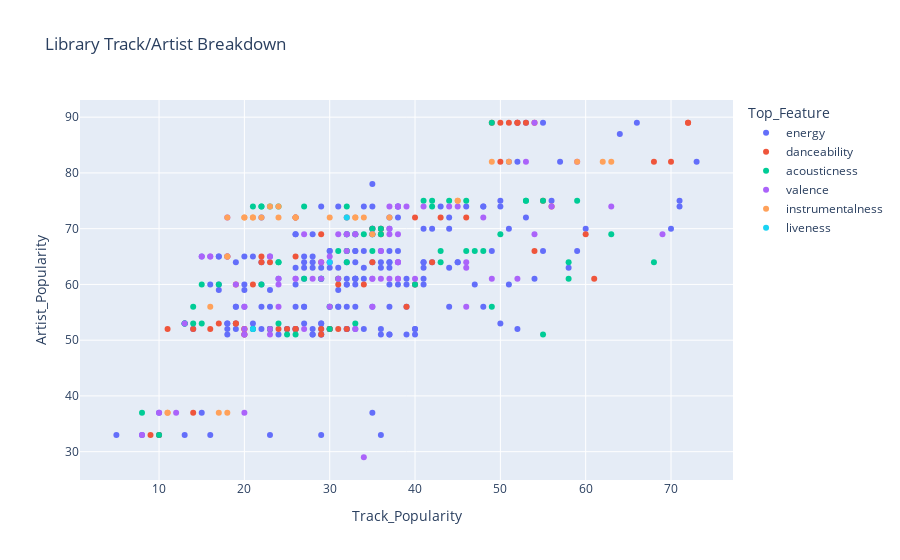

The notebook cell saved with this chart:
### Markdown cell above
# Visualization of Your Library!

### Code cell
pd.options.plotting.backend = "plotly"
fig = tracks_pd.plot.scatter(x='Track_Popularity', y='Artist_Popularity', color='Top_Feature', hover_name="Song", hover_data=["Artist"], title="Library Track/Artist Breakdown")
fig.show()

### Figure 1 — Plotly figure (JSON) as saved in the notebook; plotly's stock layout.template omitted (floating-point values rounded to 4 significant figures; data arrays with more than 128 entries replaced by an {"elided": "..."} marker saying what was removed)
{"data": [{"customdata": {"elided": "202x1 str values"}, "hovertemplate": "<b>%{hovertext}</b><br><br>Top_Feature=energy<br>Track_Popularity=%{x}<br>Artist_Popularity=%{y}<br>Artist=%{customdata[0]}<extra></extra>", "hovertext": {"elided": "202 str values"}, "legendgroup": "energy", "marker": {"color": "#636efa", "symbol": "circle"}, "mode": "markers", "name": "energy", "orientation": "v", "showlegend": true, "type": "scatter", "x": {"elided": "202 int values"}, "xaxis": "x", "y": {"elided": "202 int values"}, "yaxis": "y"}, {"customdata": [["Frank Turner"], ["Frank Turner"], ["Kid Cudi"], ["Kid Cudi"], ["Kid Cudi"], ["Kid Cudi"], ["Kid Cudi"], ["Kid Cudi"], ["Kid Cudi"], ["Kid Cudi"], ["Kid Cudi"], ["Chiddy Bang"], ["The Decemberists"], ["The Decemberists"], ["The Decemberists"], ["Band of Horses"], ["Band of Horses"], ["Band of Horses"], ["Band of Horses"], ["Spoon"], ["Spoon"], ["Bright Eyes"], ["Vince Guaraldi Trio"], ["Vince Guaraldi Trio"], ["Ben Folds Five"], ["Ben Folds Five"], ["alt-J"], ["Daft Punk"], ["Daft Punk"], ["Daft Punk"], ["The Clash"], ["Faded Paper Figures"], ["The Jayhawks"], ["The Jayhawks"], ["The Jayhawks"], ["Rhett Miller"], ["Rhett Miller"], ["Damien Rice"], ["LCD Soundsystem"], ["LCD Soundsystem"], ["Guster"], ["Guster"], ["Guster"], ["Guster"], ["Guster"], ["Guster"], ["Guster"], ["Guster"], ["Guster"], ["Guster"], ["Guster"], ["Guster"], ["Guster"], ["Guster"], ["Guster"], ["Young the Giant"], ["Young the Giant"], ["Moby"], ["Moby"], ["Moby"], ["Moby"], ["Crowded House"]], "hovertemplate": "<b>%{hovertext}</b><br><br>Top_Feature=danceability<br>Track_Popularity=%{x}<br>Artist_Popularity=%{y}<br>Artist=%{customdata[0]}<extra></extra>", "hovertext": ["Good & Gone", "Tell Tale Signs", "Solo Dolo (Nightmare)", "Heart Of A Lion (Kid Cudi Theme Music)", "Hyyerr", "In My Dreams (Cudder Anthem)", "Simple As...", "Day 'N' Nite (nightmare)", "Cudi Zone", "Make Her Say", "Pursuit Of Happiness (Nightmare)", "Talking to Myself", "Rise To Me", "June Hymn", "Dear Avery", "Slow Cruel Hands Of Time", "Shut-In Tourist", "Dumpster World", "Heartbreak On The 101", "Inside Out", "Knock Knock Knock", "Poison Oak", "Oh, Good Grief - Vocal - Album Version", "Charlie Brown Theme", "Evaporated", "Mitchell Lane - Single B-Side - 1997", "Tessellate", "Harder, Better, Faster, Stronger", "Something About Us", "Too Long", "The Guns of Brixton - Remastered", "B Film", "Will I See You In Heaven", "One Man's Problem", "Madman", "Your Nervous Heart", "Terrible Vision", "The Blower's Daughter", "Oh You (Christmas Blues)", "You Wanted a Hit", "Perfect", "Grin", "Getting Even", "Melanie", "Either Way", "I Spy", "Center Of Attention", "Happier", "So Long", "Two Points For Honesty", "Backyard", "Ramona", "Long Way Down", "Silence", "Diane", "Every Little Thing", "Strings", "Natural Blues", "Run On", "The Sky Is Broken", "Honey", "Fall At Your Feet"], "legendgroup": "danceability", "marker": {"color": "#EF553B", "symbol": "circle"}, "mode": "markers", "name": "danceability", "orientation": "v", "showlegend": true, "type": "scatter", "x": [19, 21, 53, 51, 50, 49, 52, 72, 54, 52, 72, 39, 34, 40, 31, 35, 22, 23, 29, 61, 31, 42, 29, 36, 29, 20, 55, 70, 68, 50, 56, 14, 19, 19, 17, 9, 10, 54, 22, 26, 16, 20, 14, 11, 30, 26, 29, 32, 25, 31, 24, 30, 23, 20, 26, 36, 35, 46, 40, 26, 43, 60], "xaxis": "x", "y": [60, 60, 89, 89, 89, 89, 89, 89, 89, 89, 89, 56, 60, 60, 60, 64, 64, 64, 64, 61, 61, 64, 69, 69, 51, 51, 75, 82, 82, 82, 74, 37, 53, 53, 53, 33, 33, 66, 65, 65, 52, 52, 52, 52, 52, 52, 52, 52, 52, 52, 52, 52, 52, 52, 52, 70, 70, 72, 72, 72, 72, 69], "yaxis": "y"}, {"customdata": [["Frank Turner"], ["Frank Turner"], ["Frank Turner"], ["Bombay Bicycle Club"], ["Kid Cudi"], ["Chiddy Bang"], ["The Decemberists"], ["Band of Horses"], ["Band of Horses"], ["Band of Horses"], ["Bright Eyes"], ["Bright Eyes"], ["Bright Eyes"], ["Vince Guaraldi Trio"], ["Vince Guaraldi Trio"], ["Vince Guaraldi Trio"], ["Vince Guaraldi Trio"], ["Vince Guaraldi Trio"], ["Vince Guaraldi Trio"], ["Vince Guaraldi Trio"], ["Ben Folds"], ["Ben Folds"], ["Ben Folds Five"], ["Ben Folds Five"], ["Ben Folds Five"], ["Elvis Costello"], ["Jack White"], ["Jack White"], ["Jack White"], ["The National"], ["The National"], ["The National"], ["The National"], ["The National"], ["The National"], ["The National"], ["The National"], ["alt-J"], ["alt-J"], ["alt-J"], ["alt-J"], ["alt-J"], ["alt-J"], ["alt-J"], ["alt-J"], ["Faded Paper Figures"], ["The Jayhawks"], ["The Jayhawks"], ["The Jayhawks"], ["The Jayhawks"], ["The Jayhawks"], ["The Jayhawks"], ["Rhett Miller"], ["Damien Rice"], ["Damien Rice"], ["Damien Rice"], ["Damien Rice"], ["Damien Rice"], ["Damien Rice"], ["Damien Rice"], ["Guster"], ["Guster"], ["Guster"], ["Young the Giant"], ["Young the Giant"], ["Crowded House"], ["Crowded House"], ["Crowded House"]], "hovertemplate": "<b>%{hovertext}</b><br><br>Top_Feature=acousticness<br>Track_Popularity=%{x}<br>Artist_Popularity=%{y}<br>Artist=%{customdata[0]}<extra></extra>", "hovertext": ["Anymore", "Broken Piano", "Wherefore Art Thou Gene Simmons?", "Still", "My World", "Interlude", "January Hymn", "Evening Kitchen", "Everything's Gonna Be Undone", "Long Vows", "Lua", "First Day Of My Life", "Land Locked Blues", "Heartburn Waltz", "Schroeder", "Great Pumpkin Waltz", "Thanksgiving Theme", "Christmas Time Is Here - Vocal - Album Version", "Charlie's Blues", "Christmas Time Is Here - Instrumental", "Fred Jones, Pt. 2", "The Luckiest", "Brick", "Cigarette", "Missing the War - Live at Sony Music Studios, New York, NY - June 1997", "Alison", "Temporary Ground", "Entitlement", "Want and Able", "Fireproof", "Heavenfaced", "This Is The Last Time", "Slipped", "I Need My Girl", "Humiliation", "Pink Rabbits", "Hard To Find", "Interlude 1", "Something Good", "Matilda", "Ms", "Interlude 3", "Bloodflood", "Taro", "Hand-Made", "Red State", "Tampa To Tulsa", "All The Right Reasons - Acoustic Version", "Tampa To Tulsa - Acoustic Version", "All The Right Reasons", "Stumbling Through The Dark - Reprise", "Waiting For The Sun - Live Acoustic (2002/Minneapolis)", "World Inside the World", "Delicate", "Cannonball", "Older Chests", "Amie", "Cheers Darlin'", "Cold Water", "Volcano", "Rocketship", "Empire State", "Lightning Rod", "Islands", "Typhoon", "Four Seasons In One Day", "All I Ask", "She Goes On"], "legendgroup": "acousticness", "marker": {"color": "#00cc96", "symbol": "circle"}, "mode": "markers", "name": "acousticness", "orientation": "v", "showlegend": true, "type": "scatter", "x": [22, 17, 15, 31, 49, 14, 40, 32, 24, 24, 58, 68, 43, 34, 35, 35, 32, 63, 32, 33, 30, 49, 55, 25, 26, 58, 31, 29, 27, 24, 22, 32, 21, 42, 22, 27, 23, 44, 53, 53, 59, 41, 46, 55, 42, 8, 24, 14, 13, 33, 15, 13, 10, 48, 47, 46, 32, 35, 32, 43, 21, 23, 30, 36, 35, 50, 33, 36], "xaxis": "x", "y": [60, 60, 60, 66, 89, 56, 60, 64, 64, 64, 64, 64, 64, 69, 69, 69, 69, 69, 69, 69, 56, 56, 51, 51, 51, 61, 61, 61, 61, 74, 74, 74, 74, 74, 74, 74, 74, 75, 75, 75, 75, 75, 75, 75, 75, 37, 53, 53, 53, 53, 53, 53, 33, 66, 66, 66, 66, 66, 66, 66, 52, 52, 52, 70, 70, 69, 69, 69], "yaxis": "y"}, {"customdata": [["Frank Turner"], ["Frank Turner"], ["ZOX"], ["Kid Cudi"], ["Chiddy Bang"], ["Chiddy Bang"], ["Chiddy Bang"], ["Band of Horses"], ["Band of Horses"], ["Band of Horses"], ["Spoon"], ["Spoon"], ["Spoon"], ["Bright Eyes"], ["Bright Eyes"], ["Ben Folds"], ["Vince Guaraldi Trio"], ["Vince Guaraldi Trio"], ["Vince Guaraldi Trio"], ["Vince Guaraldi Trio"], ["Ben Folds"], ["Ben Folds Five"], ["Ben Folds Five"], ["Elvis Costello"], ["Elvis Costello"], ["Elvis Costello"], ["Elvis Costello"], ["Elvis Costello"], ["Elvis Costello"], ["Elvis Costello"], ["Elvis Costello"], ["Elvis Costello"], ["Elvis Costello"], ["Jack White"], ["Jack White"], ["Daft Punk"], ["Daft Punk"], ["The Clash"], ["The Clash"], ["The Clash"], ["The Clash"], ["The Clash"], ["The Clash"], ["The Clash"], ["The Clash"], ["The Clash"], ["Faded Paper Figures"], ["Faded Paper Figures"], ["Faded Paper Figures"], ["The Jayhawks"], ["Rhett Miller"], ["Damien Rice"], ["Damien Rice"], ["LCD Soundsystem"], ["LCD Soundsystem"], ["LCD Soundsystem"], ["LCD Soundsystem"], ["LCD Soundsystem"], ["LCD Soundsystem"], ["LCD Soundsystem"], ["Guster"], ["Guster"], ["Guster"], ["Guster"], ["The Fratellis"], ["Young the Giant"], ["Moby"], ["Moby"], ["Crowded House"], ["Crowded House"], ["Crowded House"], ["Crowded House"], ["Crowded House"], ["Crowded House"], ["Crowded House"]], "hovertemplate": "<b>%{hovertext}</b><br><br>Top_Feature=valence<br>Track_Popularity=%{x}<br>Artist_Popularity=%{y}<br>Artist=%{customdata[0]}<extra></extra>", "hovertext": ["We Shall Not Overcome", "Tattoos", "Little More Time", "Enter Galactic (Love Connection Part I)", "Breakfast", "Happening", "Baby Roulette", "Dilly", "How To Live", "A Little Biblical", "Rent I Pay", "Do You", "I Just Don't Understand", "At The Bottom Of Everything", "Another Travelin' Song", "You Don't Know Me (feat. Regina Spektor)", "Surfin' Snoopy", "Track Meet", "Camptown Races", "Linus And Lucy", "Annie Waits", "For All the Pretty People - Single B-Side - 1997", "She Don't Use Jelly - Lounge-A-Palooza Version", "Welcome To The Working Week", "Miracle Man", "No Dancing", "Blame It On Cain", "Sneaky Feelings", "(The Angels Wanna Wear My) Red Shoes", "Less Than Zero", "Pay It Back - \\", "Waiting For The End Of The World", "Watching The Detectives - Single Version", "Three Women", "That Black Bat Licorice", "Crescendolls", "Face to Face", "Jimmy Jazz - Remastered", "The Right Profile - Remastered", "Lost in the Supermarket - Remastered", "Clampdown - Remastered", "Wrong 'Em Boyo - Remastered", "Koka Kola - Remastered", "Lover's Rock - Remastered", "Revolution Rock - Remastered", "Train in Vain (Stand by Me) - Remastered", "Future Self", "I Fell Off My Name", "The Persuaded", "Fools On Parade - Bonus Disc Version", "Hover", "I Remember", "Eskimo", "Dance Yrself Clean", "All I Want", "Us V Them - London Session", "Daft Punk Is Playing at My House - London Session", "Pow Pow - London Session", "I Can Change - London Session", "Yr City Is a Sucker - London Session", "All The Way Up To Heaven", "Careful", "Jesus On The Radio", "Two At A Time", "Whistle For The Choir", "Guns Out", "Flower (B-Sides)", "Running (B-Sides)", "It's Only Natural", "Weather With You", "Whispers And Moans", "There Goes God", "As Sure As I Am", "Italian Plastic", "Chocolate Cake"], "legendgroup": "valence", "marker": {"color": "#ab63fa", "symbol": "circle"}, "mode": "markers", "name": "valence", "orientation": "v", "showlegend": true, "type": "scatter", "x": [19, 24, 34, 54, 24, 30, 20, 38, 30, 29, 38, 49, 29, 46, 38, 46, 37, 32, 31, 32, 35, 20, 23, 38, 31, 26, 28, 26, 35, 35, 24, 37, 52, 36, 40, 53, 59, 44, 38, 56, 45, 39, 38, 37, 41, 63, 10, 12, 20, 13, 8, 32, 36, 30, 23, 18, 18, 15, 16, 16, 23, 33, 27, 20, 46, 37, 48, 18, 54, 69, 35, 33, 27, 33, 38], "xaxis": "x", "y": [60, 60, 29, 89, 56, 56, 56, 64, 64, 64, 61, 61, 61, 64, 64, 56, 69, 69, 69, 69, 56, 51, 51, 61, 61, 61, 61, 61, 61, 61, 61, 61, 61, 61, 61, 82, 82, 74, 74, 74, 74, 74, 74, 74, 74, 74, 37, 37, 37, 53, 33, 66, 66, 65, 65, 65, 65, 65, 65, 65, 52, 52, 52, 52, 63, 70, 72, 72, 69, 69, 69, 69, 69, 69, 69], "yaxis": "y"}, {"customdata": [["Chiddy Bang"], ["Vince Guaraldi Trio"], ["The National"], ["The National"], ["alt-J"], ["alt-J"], ["Daft Punk"], ["Daft Punk"], ["Daft Punk"], ["Daft Punk"], ["Daft Punk"], ["Faded Paper Figures"], ["Faded Paper Figures"], ["Faded Paper Figures"], ["Faded Paper Figures"], ["LCD Soundsystem"], ["LCD Soundsystem"], ["Moby"], ["Moby"], ["Moby"], ["Moby"], ["Moby"], ["Moby"], ["Moby"], ["Moby"], ["Moby"], ["Moby"], ["Moby"], ["Moby"], ["Moby"], ["Moby"], ["Moby"]], "hovertemplate": "<b>%{hovertext}</b><br><br>Top_Feature=instrumentalness<br>Track_Popularity=%{x}<br>Artist_Popularity=%{y}<br>Artist=%{customdata[0]}<extra></extra>", "hovertext": ["Intro", "Joe Cool", "Demons", "Sea of Love", "Intro", "Interlude 2", "Digital Love", "Nightvision", "Voyager", "Veridis Quo", "Short Circuit", "Polaroid Solution", "Metropolis", "Geneva's Gone", "Being There", "Somebody's Calling Me", "Throw", "Down Slow", "If Things Were Perfect", "Everloving", "Inside", "Sunday (B-Sides)", "Memory Gospel (B-Sides)", "Whispering Wind (B-Sides)", "Spirit (B-Sides)", "Flying Foxes (B-Sides)", "Sunspot (B-Sides)", "Flying Over The Dateline (B-Sides)", "The Sun Never Stops Setting (B-Sides)", "Rushing", "7", "Guitar Flute & String"], "legendgroup": "instrumentalness", "marker": {"color": "#FFA15A", "symbol": "circle"}, "mode": "markers", "name": "instrumentalness", "orientation": "v", "showlegend": true, "type": "scatter", "x": [16, 35, 23, 24, 45, 45, 63, 51, 59, 62, 49, 17, 18, 11, 11, 18, 18, 26, 26, 37, 33, 22, 32, 34, 20, 21, 20, 18, 21, 33, 24, 30], "xaxis": "x", "y": [56, 69, 74, 74, 75, 75, 82, 82, 82, 82, 82, 37, 37, 37, 37, 65, 65, 72, 72, 72, 72, 72, 72, 72, 72, 72, 72, 72, 72, 72, 72, 72], "yaxis": "y"}, {"customdata": [["Band of Horses"], ["Guster"], ["Moby"]], "hovertemplate": "<b>%{hovertext}</b><br><br>Top_Feature=liveness<br>Track_Popularity=%{x}<br>Artist_Popularity=%{y}<br>Artist=%{customdata[0]}<extra></extra>", "hovertext": ["Older", "X-Ray Eyes", "My Weakness"], "legendgroup": "liveness", "marker": {"color": "#19d3f3", "symbol": "circle"}, "mode": "markers", "name": "liveness", "orientation": "v", "showlegend": true, "type": "scatter", "x": [30, 21, 32], "xaxis": "x", "y": [64, 52, 72], "yaxis": "y"}], "layout": {"legend": {"title": {"text": "Top_Feature"}, "tracegroupgap": 0}, "title": {"text": "Library Track/Artist Breakdown"}, "xaxis": {"anchor": "y", "domain": [0, 1], "title": {"text": "Track_Popularity"}}, "yaxis": {"anchor": "x", "domain": [0, 1], "title": {"text": "Artist_Popularity"}}}}
